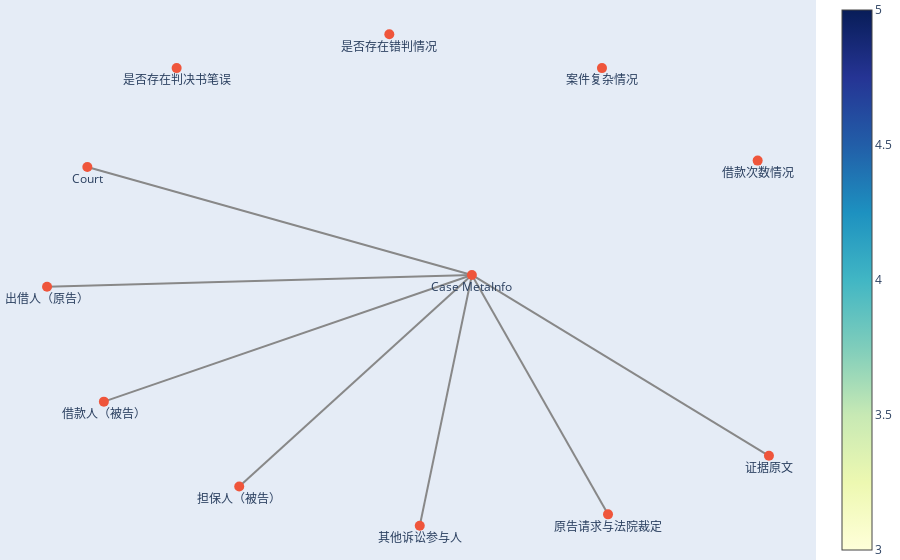

Notebook cell for this chart:
### Code cell
# Use this function to visualize your graph
visualize_knowledge_graph_interactive(kg)

### Figure 1 — Plotly figure (JSON) as saved in the notebook; plotly's stock layout.template omitted (floating-point values rounded to 4 significant figures)
{"data": [{"line": {"color": "#888", "width": 2}, "mode": "lines", "type": "scatter", "x": [0.1942, -0.7099, null, 0.1942, -0.8047, null, 0.1942, -0.6711, null, 0.1942, -0.3529, null, 0.1942, 0.0716, null, 0.1942, 0.5142, null, 0.1942, 0.8926, null], "y": [0.04766, 0.4749, null, 0.04766, 0.0008807, null, 0.04766, -0.4537, null, 0.04766, -0.7894, null, 0.04766, -0.9447, null, 0.04766, -0.8997, null, 0.04766, -0.668, null]}, {"hoverinfo": "text", "hovertext": ["name: Case MetaInfo<br>案号: None<br>案件名称: None", "name: 借款次数情况<br>借款次数情况: None", "name: 案件复杂情况<br>案件复杂情况: None", "name: 是否存在错判情况<br>是否存在错判情况: None", "name: 是否存在判决书笔误<br>是否存在判决书笔误: None", "name: Court", "name: 出借人（原告）<br>借贷关系角色: None<br>姓名: None<br>出庭情况: None", "name: 借款人（被告）<br>借贷关系角色: None<br>姓名: None<br>出庭情况: None", "name: 担保人（被告）<br>借贷关系角色: None<br>姓名: None<br>出庭情况: None", "name: 其他诉讼参与人<br>借贷关系角色: None<br>姓名: None<br>出庭情况: None", "name: 原告请求与法院裁定<br>原告请求与法院裁定: 法院认为借款合法，需归还本金及利息<br>借款金额: 100000<br>借款利息: 5000", "name: 证据原文<br>证据原文: 合同文本、借款协议、银行转账记录"], "marker": {"colorscale": [[0, "rgb(255,255,217)"], [0.125, "rgb(237,248,177)"], [0.25, "rgb(199,233,180)"], [0.375, "rgb(127,205,187)"], [0.5, "rgb(65,182,196)"], [0.625, "rgb(29,145,192)"], [0.75, "rgb(34,94,168)"], [0.875, "rgb(37,52,148)"], [1, "rgb(8,29,88)"]], "showscale": true, "size": 10}, "mode": "markers+text", "text": ["Case MetaInfo", "借款次数情况", "案件复杂情况", "是否存在错判情况", "是否存在判决书笔误", "Court", "出借人（原告）", "借款人（被告）", "担保人（被告）", "其他诉讼参与人", "原告请求与法院裁定", "证据原文"], "textposition": "bottom center", "type": "scatter", "x": [0.1942, 0.866, 0.5, 1.093e-06, -0.5, -0.7099, -0.8047, -0.6711, -0.3529, 0.0716, 0.5142, 0.8926], "y": [0.04766, 0.5, 0.866, 1, 0.866, 0.4749, 0.0008807, -0.4537, -0.7894, -0.9447, -0.8997, -0.668]}, {"hoverinfo": "text", "marker": {"color": "rgba(0, 0, 0, 0)", "size": 1}, "mode": "markers", "text": ["relationship: involved_in", "relationship: involved_in", "relationship: involved_in", "relationship: involved_in", "relationship: involved_in", "relationship: claims_details", "relationship: has_document"], "type": "scatter", "x": [-0.2579, -0.3053, -0.2385, -0.07936, 0.1329, 0.3542, 0.5434], "y": [0.2613, 0.02427, -0.203, -0.3709, -0.4485, -0.426, -0.3102]}], "layout": {"autosize": true, "hovermode": "closest", "margin": {"b": 0, "l": 0, "r": 0, "t": 0}, "showlegend": false, "xaxis": {"autorange": true, "range": [-0.9183, 1.006], "showgrid": false, "showticklabels": false, "type": "linear", "zeroline": false}, "yaxis": {"autorange": true, "range": [-1.096, 1.151], "showgrid": false, "showticklabels": false, "type": "linear", "zeroline": false}}}
